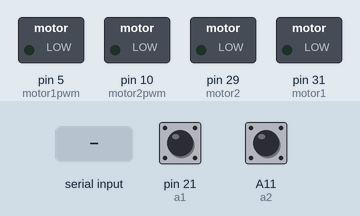
Recording of a sketch running on a simulated Arduino Mega 2560, built with avr-gcc and run on an emulated ATmega2560. Parts: switched loads named in the sketch (green lamp = pin HIGH). The test bench sets the inputs (shaded band); at power-on: pin 21 (a1) HIGH, A11 (a2) HIGH.

Above: at 1.2 s.
1.3 s: "1\n" received over Serial
At 2.5 s:
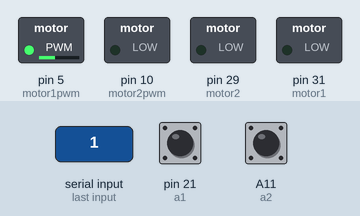
2.8 s: "5\n" received over Serial
At 3.8 s:
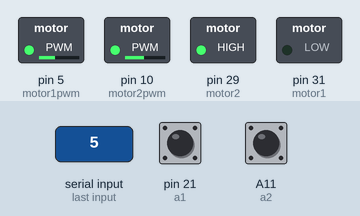
4.3 s: "3\n" received over Serial
At 5.0 s:
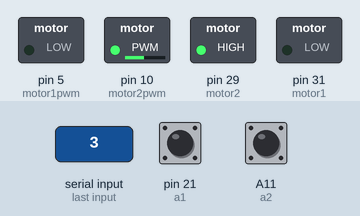
5.8 s: "6\n" received over Serial
At 6.1 s:
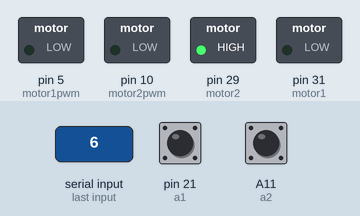
8.9 s: "1\n" received over Serial
At 9.7 s:
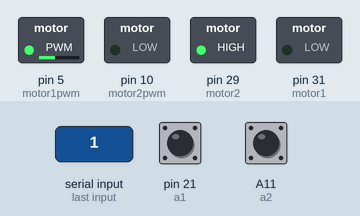
Timing chart, 0 to 11.4 s (numbered marks = the images above; inputs shaded):
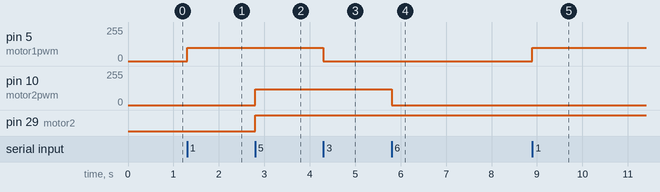

The sketch:

MoveTest2.ino
```cpp
  #include <PinChangeInt.h>

#define motor1  31
#define motor1pwm  5
#define motor2  29
#define motor2pwm  10
int A_1 = 2;

#define a1 21
#define b1 A2
#define a2 A11
#define b2 A0

bool state1 = true, state2 = true;

float pwmx1=100, pwmx2=40, pwmx4=120;
float theta1c=0, theta2c=0, zeroError1 = 72.4462, zeroError2 = 49.55, minAngle1 = 19.8,minAngle2 = 35.1;  //zeroError1 = 72.4462, zeroError2 = 49.55
int x;

volatile int temp1, counter1 = 0;
volatile int temp2 , counter2 = 0;

void setup() {
  Serial.begin(9600);
  //Pins for encoders
  pinMode(a1, INPUT_PULLUP);
  pinMode(b1, INPUT_PULLUP);
  attachInterrupt(A_1, ai1, CHANGE);
  state1 = digitalRead(a1);
  pinMode(a2, INPUT_PULLUP);
  pinMode(b2, INPUT_PULLUP);
  PCintPort::attachInterrupt(a2, ai2, CHANGE);
  state2 = digitalRead(a2);

  pinMode(motor1, OUTPUT);
  pinMode(motor1pwm, OUTPUT);
  pinMode(motor2, OUTPUT);
  pinMode(motor2pwm, OUTPUT);

}

void loop() {
  if (Serial.available())
  {
    x = Serial.parseInt();
  }
    if (x) {
      if (x < 3)
      {
        digitalWrite(motor1, x - 1 );
        if(x==1)
        analogWrite(motor1pwm , pwmx1);
        else
        analogWrite(motor1pwm , pwmx2);
      }
      if(x == 3 || (-theta1c+minAngle1)>zeroError1){
        analogWrite(motor1pwm , 0);
        x=3;
        }
      if(x>3 && x<6){
        digitalWrite(motor2, x - 4 );
        analogWrite(motor2pwm , pwmx4);
        }
      if(x == 6 || (-theta2c+minAngle2)>zeroError2){
        analogWrite(motor2pwm , 0);
        x=6;
        }
    }


  //Convert Encoder Output into angle
      if ( counter1 != temp1 ) {
        temp1 = counter1;
        if (counter1 > 1200) {
          counter1 = 0;
         }
        theta1c = (counter1 * 0.3);
        Serial.println("theta1c");
        Serial.println(theta1c);
     }
      if ( counter2 != temp2 ) {
        temp2 = counter2;
        if (counter2 > 1200) {
          counter2 = 0;
        }
        theta2c = -(counter2 * 0.3);
        Serial.println("theta2c");
        Serial.println(theta2c);
      }
}

void ai1(){
  if(digitalRead(b1) == !digitalRead(a1)){
    counter1++;
  }
  else{
    counter1--;
  }
//  state1 = !state1;
}

void ai2(){
  if(digitalRead(b2) == !digitalRead(a2)){
    counter2++;
  }
  else{
    counter2--;
  }
//  state2 = !state2;
}
```

Measured:
- after the input at 1.3 s, pin 5 (motor1pwm): 0/255 → 100/255 at once
- after the input at 2.8 s, pin 10 (motor2pwm): 0/255 → 120/255 at once; pin 29 (motor2): LOW → HIGH at once
- after the input at 4.3 s, pin 5 (motor1pwm): 100/255 → 0/255 at once
- after the input at 5.8 s, pin 10 (motor2pwm): 120/255 → 0/255 at once
- after the input at 8.9 s, pin 5 (motor1pwm): 0/255 → 100/255 at once
